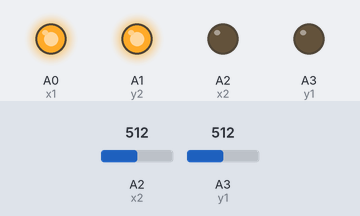
The sketch below on a simulated Arduino Uno, built with avr-gcc and run on an emulated ATmega328P. Shown: output pins drawn as LEDs (lit = HIGH). The inputs (shaded band) are chosen by the test bench; at power-on: A2 (x2) = 512, A3 (y1) = 512. What the sketch prints to the serial monitor is not drawn.

Above: at 1.3 s.
1.4 s: A2 (x2) set to 716
4.4 s: A3 (y1) set to 716
7.4 s: A2 (x2) set to 900
10.4 s: A3 (y1) set to 900
Timing chart, 0 to 13.4 s (numbered marks = the images above; inputs shaded):
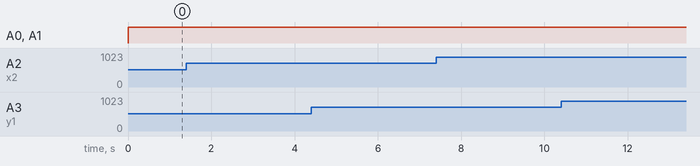

The sketch:

screenMIDI.ino
```cpp
const int x1 = A0;
const int y2 = A1;
const int x2 = A2;
const int y1 = A3;

byte noteON = 144;

void setup()
{
Serial.begin(9600);
}

int readX()
{
pinMode(y1, INPUT);
pinMode(x2, OUTPUT);
pinMode(y2, INPUT);
pinMode(x1, OUTPUT);
digitalWrite(x2, LOW);
digitalWrite(x1, HIGH);
delay(5); //pause to allow lines to power up
return analogRead(y1);
}


int readY()
{
pinMode(y1, OUTPUT);
pinMode(x2, INPUT);
pinMode(y2, OUTPUT);
pinMode(x1, INPUT);
digitalWrite(y1, LOW);
digitalWrite(y2, HIGH);
delay(5); //pause to allow lines to power up
return analogRead(x2);
}


void loop()
{

int y = readY();
int x = readX();

if(x !=0 || y != 0)
{
    Serial.print("X: "); Serial.print(x);
    Serial.print("Y: "); Serial.println(y);
    byte note = map(x, 0, 1023, 0, 127);
    byte velocity = map(y, 0, 1023, 0, 127);
    MIDImessage(noteON, note, velocity);
    delay(500);
    MIDImessage(noteON, note, 0);
  }
}

void MIDImessage(byte command, byte data1, byte data2)
{
  Serial.write(command);
  Serial.write(data1);
  Serial.write(data2);
}
```
